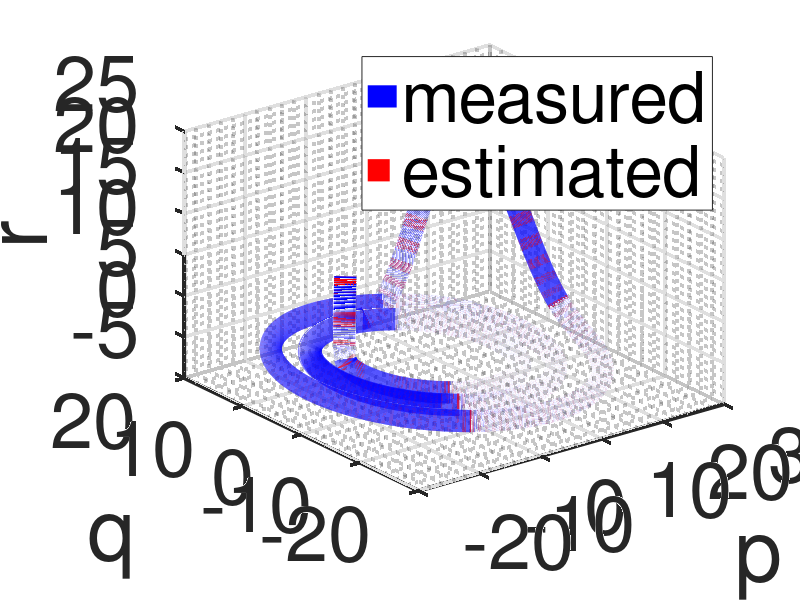
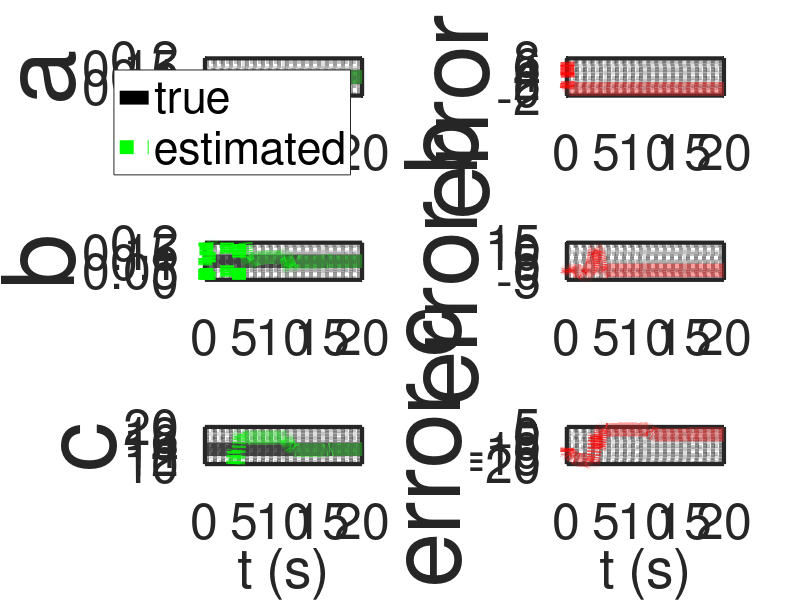

Here is the MATLAB script that generated these plots, in order:
%% Research code by Agus Hasan
%% Paper: "WyNDA: A Method to Discover Mathematical Models of Dynamical Systems from Data" submitted for MethodsX.

clear;
clc;

%% time horizon
tf  = 20;           % time horizon
dt  = 0.001;        % time step
t   = dt:dt:tf;     % time array

%% number of variables and coefficients
n = 3;              % number of measured state
r = 16;             % number of estimated parameters 

%% noise
R = 0;              % noise covariance

%% state initialization
x        = [-8;5;10];       % actual state initialization
xbar     = x;               % estimated state initialization
y        = x;               % measurement initialization
thetabar = zeros(r,1);      % estimated parameter initialization
 
%% true parameters
a = 0.1;
b = 0.1;
c = 14;

%% for plotting
xArray          = [];
xbarArray       = [];
yArray          = [];
thetabarArray   = [];

%% Initialization for estimator

lambdav = 0.995;
lambdat = 0.999;
Rx      = 1*eye(n);
Rt      = 1*eye(n);
Px      = 0.1*eye(n);
Pt      = 0.1*eye(r);
Gamma   = 1*zeros(n,r);

%% simulation
for i=1:(tf/dt)

    xArray         = [xArray x];
    xbarArray      = [xbarArray xbar];    
    yArray         = [yArray y];
    thetabarArray  = [thetabarArray thetabar]; 
    
    x = x+dt*[-x(2)-x(3);x(1)+a*x(2);b+x(3)*(x(1)-c)];
    y = x+dt*R^2*randn(n,1);

    Phi = [y(1) y(2) y(3) zeros(13,1)';
           zeros(3,1)' y(1) y(2) y(3) zeros(10,1)';
           zeros(6,1)' 1 y(1) y(2) y(3) y(1)^2 y(2)^2 y(3)^2 y(1)*y(2) y(1)*y(3) y(2)*y(3)];
    
    % Estimation using adaptive observer
    Kx = Px*inv(Px+Rx);
    Kt = Pt*Gamma'*inv(Gamma*Pt*Gamma'+Rt);
    Gamma = (eye(n)-Kx)*Gamma;

    xbar = xbar+(Kx+Gamma*Kt)*(y-xbar);
    thetabar = thetabar-Kt*(y-xbar);

    xbar = xbar+Phi*thetabar;

    thetabar = thetabar;
    Px = (1/lambdav)*eye(n)*(eye(n)-Kx)*Px*eye(n);
    Pt = (1/lambdat)*(eye(r)-Kt*Gamma)*Pt;
    Gamma = eye(n)*Gamma-Phi;

end

figure(1)
plot3(yArray(1,:),yArray(2,:),yArray(3,:),'-b','LineWidth',16);
hold on;
plot3(xbarArray(1,:),xbarArray(2,:),xbarArray(3,:),':r','LineWidth',16)
legend('measured','estimated')
set(gca,'color','white','LineWidth',3,'FontSize',56)
grid on;
grid minor;
xlabel('p')
ylabel('q')
zlabel('r')

figure(2)
subplot(3,2,1)
plot(t,a*ones(1,length(t)),'-k','LineWidth',10);
hold on;
plot(t,thetabarArray(5,:)/dt,':g','LineWidth',10);
set(gca,'color','white','LineWidth',3,'FontSize',36)
legend('true','estimated')
grid on;
grid minor;
ylim([0 0.2])
ylabel('a','FontSize',72)
subplot(3,2,2)
plot(t,-a*ones(1,length(t))-thetabarArray(5,:)/dt,':r','LineWidth',10);
set(gca,'color','white','LineWidth',3,'FontSize',36)
grid on;
grid minor;
ylabel('error a','FontSize',72)
subplot(3,2,3)
plot(t,b*ones(1,length(t)),'-k','LineWidth',10);
hold on;
plot(t,thetabarArray(7,:)/dt,':g','LineWidth',10);
set(gca,'color','white','LineWidth',3,'FontSize',36)
grid on;
grid minor;
ylim([0 0.2])
ylabel('b','FontSize',72)
subplot(3,2,4)
plot(t,b*ones(1,length(t))-thetabarArray(7,:)/dt,':r','LineWidth',10);
set(gca,'color','white','LineWidth',3,'FontSize',36)
grid on;
grid minor;
ylabel('error b','FontSize',72)
subplot(3,2,5)
plot(t,c*ones(1,length(t)),'-k','LineWidth',10);
hold on;
plot(t,-thetabarArray(10,:)/dt,':g','LineWidth',10);
set(gca,'color','white','LineWidth',3,'FontSize',36)
grid on;
grid minor;
ylim([10 20])
ylabel('c','FontSize',72)
xlabel('t (s)')
subplot(3,2,6)
plot(t,-c*ones(1,length(t))-thetabarArray(10,:)/dt,':r','LineWidth',10);
set(gca,'color','white','LineWidth',3,'FontSize',36)
grid on;
grid minor;
ylabel('error c','FontSize',72)
xlabel('t (s)')
